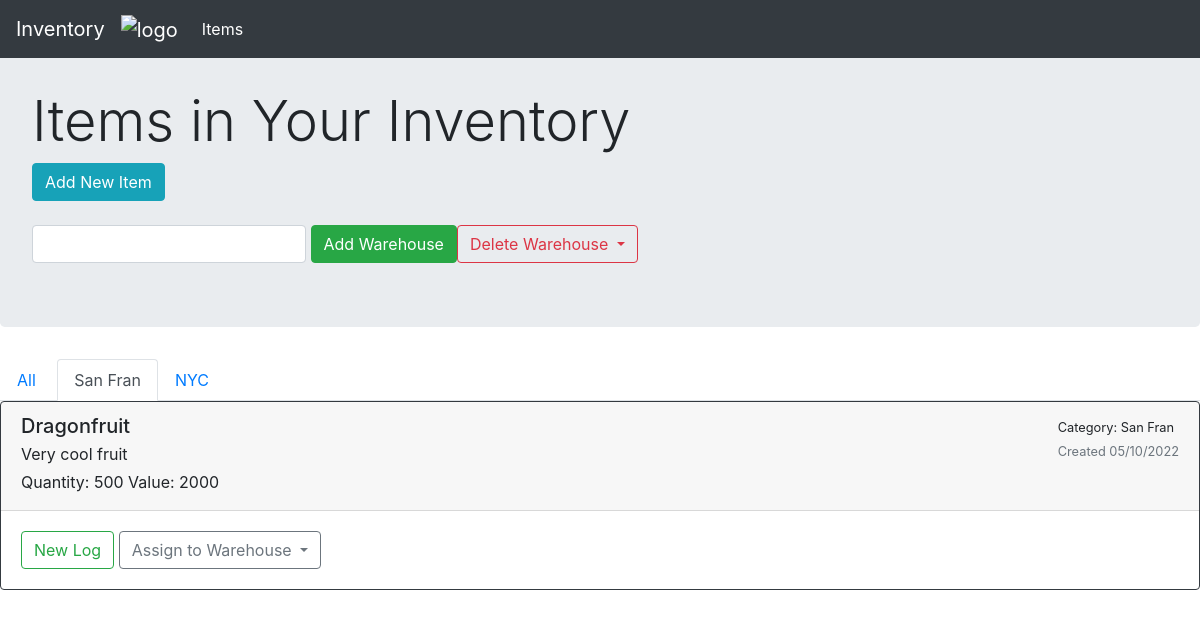
The page /items/2 on the database its author committed.
### application/models.py (models this page shows)
class Warehouse(db.Model):
    __tablename__ = "warehouses"
    id = db.Column(db.Integer, primary_key=True)
    name = db.Column(db.String(80), index=True, unique=False, nullable=False)
    address = db.Column(db.Text, index=False, unique=False, nullable=True)

class Item(db.Model):
    __tablename__ = "items"
    id = db.Column(db.Integer, primary_key=True)
    name = db.Column(db.String(80), index=True, unique=False, nullable=False)
    amount = db.Column(db.Integer, index=False, unique=False, nullable=False)
    value = db.Column(db.Integer, index=False, unique=False, nullable=False)
    notes = db.Column(db.Text, index=False, unique=False, nullable=True)
    date_created = db.Column(db.DateTime, index=False, unique=False, nullable=False)
    warehouse_id = db.Column(db.Integer, ForeignKey('warehouses.id'), nullable=True)
    warehouse = relationship("Warehouse", backref="items", foreign_keys=[warehouse_id])

### application/routes.py (the view)
@main_bp.route("/items/<int:warehouse_id>", methods=['GET'])
def items_by_warehouse(warehouse_id):
    all_items = Item.query.all()
    selected_items = []
    for item in all_items:
        if item.warehouse_id == warehouse_id:
            selected_items.append(item)
    warehouses = Warehouse.query.all()
    return render_template("curr_warehouse.html", items=selected_items, warehouses=warehouses, curr_house=warehouse_id)

### application/templates/curr_warehouse.html (shortened to what this page needs)
{% extends 'layout.html' %}
{% block content %}
<div class="jumbotron">
    <br>
    <h1 class="display-4">Items in Your Inventory</h1>
    <a href="{{url_for('main_bp.create_item')}}" class="btn btn-info" role="button">Add New Item</a>
    <br>
    <br>
    <div class="form-inline">
        <form action="{{url_for('main_bp.create_warehouse')}}" method="POST">
          <input type="text" class="form-control" id="name"  name="name" required>
          <button type="submit" class="btn btn-success">Add Warehouse</button>
        </form>
        <button class="btn btn-outline-danger dropdown-toggle" type="button" id="dropdownMenuButton" data-toggle="dropdown" aria-haspopup="true" aria-expanded="false">
            Delete Warehouse
          </button>
    </div>
</div>
<ul class="nav nav-tabs">
  <li class="nav-item"> <a class="nav-link" href="{{url_for('main_bp.items')}}">All&nbsp;</a> </li>
  {% for house in warehouses %}
      {% if house.id == curr_house %}
          <li class="nav-item"> <a class="nav-link active" href="#">{{house.name}}</a> </li>
      {% else %}
          <li class="nav-item"> <a class="nav-link" href="{{url_for('main_bp.items_by_warehouse', warehouse_id=house.id)}}">{{house.name}}</a> </li>
      {% endif %}
  {% endfor %}
  <div class="btn-toolbar" role="toolbar">
  </div>
</ul>
<div class="card text-left border-dark mb-3">
{% for item in items|reverse %}
  <div class="card-header position-sticky justify-content-between">
      <div class="float-right">
      <small>Category: {{item.warehouse.name}}</small> <br>
      <small class="text-muted">Created {{ item.date_created.strftime("%m/%d/%Y") }}</small>
      </div>
      <h5 class="mb-1">{{ item.name }}</h5>
      <p class="mb-1"> {{ item.notes }} </p>
      <p class="mb-1"> Quantity: {{ item.amount }} Value: {{ item.value }}</p>
  </div>
  <div class="card-body">
  <div class="end">
  <button class="btn btn-outline-success" type="button" data-toggle="collapse" area-expanded="false" data-target={{"#log" + loop.index|string}}>New Log</button>
  <button class="btn btn-outline-secondary dropdown-toggle" type="button" id="dropdownMenuButton" data-toggle="dropdown" aria-haspopup="true" aria-expanded="false">
    Assign to Warehouse
  </button>
    </div>
    </div>
{% endfor %}
</div>
{% endblock %}

### rows shown on the page
Warehouse: name "San Fran"
Warehouse: name "NYC"
Item: warehouse.name "San Fran", date_created "05/10/2022", name "Dragonfruit", notes "Very cool fruit", amount "500", value "2000"
